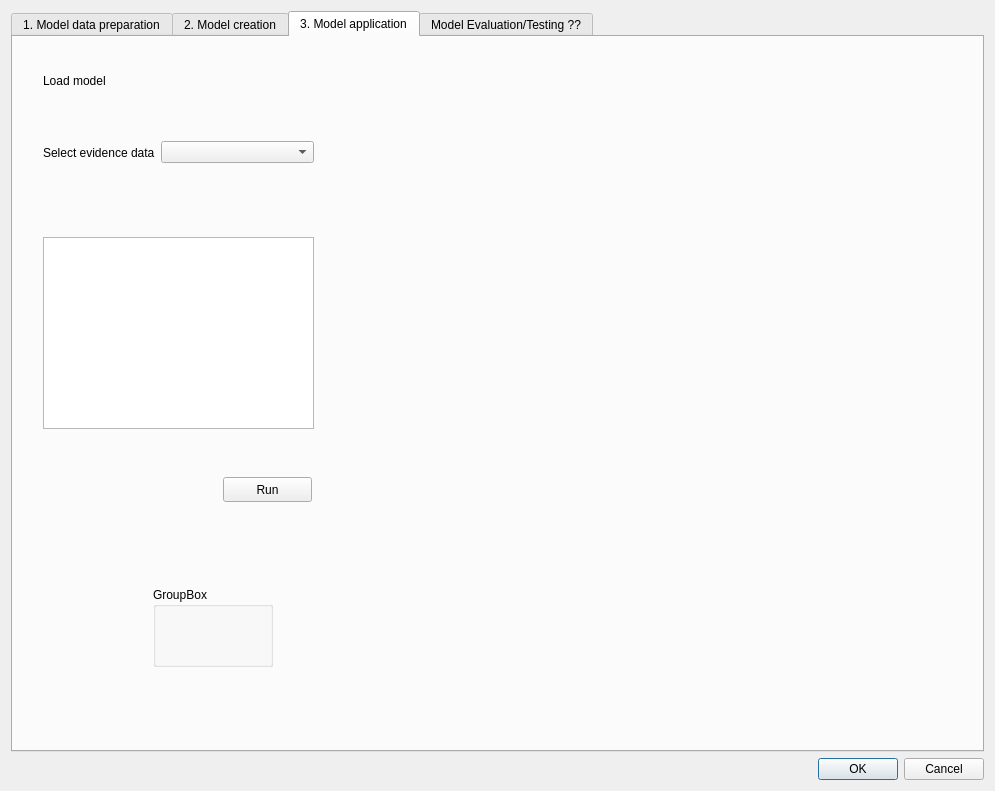
<?xml version="1.0" encoding="UTF-8"?>
<ui version="4.0">
 <class>Dialog</class>
 <widget class="QDialog" name="Dialog">
  <property name="geometry">
   <rect>
    <x>0</x>
    <y>0</y>
    <width>995</width>
    <height>791</height>
   </rect>
  </property>
  <property name="windowTitle">
   <string>Dialog</string>
  </property>
  <layout class="QVBoxLayout" name="verticalLayout">
   <item>
    <widget class="QTabWidget" name="tabWidget">
     <property name="currentIndex">
      <number>2</number>
     </property>
     <widget class="QWidget" name="tab_3">
      <attribute name="title">
       <string>1. Model data preparation</string>
      </attribute>
      <widget class="QLabel" name="label_8">
       <property name="geometry">
        <rect>
         <x>30</x>
         <y>80</y>
         <width>271</width>
         <height>17</height>
        </rect>
       </property>
       <property name="text">
        <string>Optional guidance based on model?</string>
       </property>
      </widget>
      <widget class="QComboBox" name="comboBox_4">
       <property name="geometry">
        <rect>
         <x>30</x>
         <y>30</y>
         <width>289</width>
         <height>25</height>
        </rect>
       </property>
       <item>
        <property name="text">
         <string>Random forest - classifier</string>
        </property>
       </item>
       <item>
        <property name="text">
         <string>Random forest - regressor</string>
        </property>
       </item>
       <item>
        <property name="text">
         <string>Gradient boosting – classifier</string>
        </property>
       </item>
       <item>
        <property name="text">
         <string>Gradient boosting – regressor</string>
        </property>
       </item>
       <item>
        <property name="text">
         <string>Logistic regression (classifier)</string>
        </property>
       </item>
       <item>
        <property name="text">
         <string>Logistic regression</string>
        </property>
       </item>
       <item>
        <property name="text">
         <string>Gradient boosting</string>
        </property>
       </item>
      </widget>
      <widget class="QFrame" name="frame_2">
       <property name="geometry">
        <rect>
         <x>10</x>
         <y>320</y>
         <width>841</width>
         <height>370</height>
        </rect>
       </property>
       <property name="sizePolicy">
        <sizepolicy hsizetype="Preferred" vsizetype="Expanding">
         <horstretch>0</horstretch>
         <verstretch>0</verstretch>
        </sizepolicy>
       </property>
       <property name="frameShape">
        <enum>QFrame::StyledPanel</enum>
       </property>
       <property name="frameShadow">
        <enum>QFrame::Raised</enum>
       </property>
       <widget class="QLabel" name="label_9">
        <property name="geometry">
         <rect>
          <x>310</x>
          <y>20</y>
          <width>181</width>
          <height>17</height>
         </rect>
        </property>
        <property name="text">
         <string>Training data preparation</string>
        </property>
       </widget>
       <widget class="QWidget" name="layoutWidget_5">
        <property name="geometry">
         <rect>
          <x>20</x>
          <y>50</y>
          <width>103</width>
          <height>213</height>
         </rect>
        </property>
        <layout class="QVBoxLayout" name="verticalLayout_13">
         <item>
          <widget class="QPushButton" name="pushButton_3">
           <property name="text">
            <string>Binary</string>
           </property>
          </widget>
         </item>
         <item>
          <widget class="QPushButton" name="pushButton_4">
           <property name="text">
            <string>Linear Scaling</string>
           </property>
          </widget>
         </item>
         <item>
          <widget class="QPushButton" name="pushButton_7">
           <property name="text">
            <string>Clip? Area?</string>
           </property>
          </widget>
         </item>
         <item>
          <widget class="QPushButton" name="pushButton_5">
           <property name="text">
            <string>Logarythmic scaling</string>
           </property>
          </widget>
         </item>
         <item>
          <widget class="QPushButton" name="pushButton_6">
           <property name="text">
            <string>Winsorize</string>
           </property>
          </widget>
         </item>
         <item>
          <widget class="QPushButton" name="pushButton_8">
           <property name="text">
            <string>Z-score norm.</string>
           </property>
          </widget>
         </item>
         <item>
          <widget class="QPushButton" name="pushButton_9">
           <property name="text">
            <string>Sigmoid</string>
           </property>
          </widget>
         </item>
        </layout>
       </widget>
       <widget class="QLabel" name="label_2">
        <property name="geometry">
         <rect>
          <x>20</x>
          <y>20</y>
          <width>151</width>
          <height>17</height>
         </rect>
        </property>
        <property name="text">
         <string>Evidence data transformations</string>
        </property>
       </widget>
       <widget class="Line" name="line_2">
        <property name="geometry">
         <rect>
          <x>270</x>
          <y>10</y>
          <width>20</width>
          <height>351</height>
         </rect>
        </property>
        <property name="orientation">
         <enum>Qt::Vertical</enum>
        </property>
       </widget>
       <widget class="QWidget" name="layoutWidget_6">
        <property name="geometry">
         <rect>
          <x>310</x>
          <y>60</y>
          <width>222</width>
          <height>151</height>
         </rect>
        </property>
        <layout class="QVBoxLayout" name="verticalLayout_14">
         <item>
          <widget class="QPushButton" name="pushButton_12">
           <property name="enabled">
            <bool>false</bool>
           </property>
           <property name="text">
            <string>Balance classes (SMOTETomek)</string>
           </property>
          </widget>
         </item>
         <item>
          <widget class="QPushButton" name="pushButton_13">
           <property name="enabled">
            <bool>false</bool>
           </property>
           <property name="text">
            <string>Generate negatives</string>
           </property>
          </widget>
         </item>
         <item>
          <widget class="QPushButton" name="pushButton_14">
           <property name="enabled">
            <bool>false</bool>
           </property>
           <property name="text">
            <string>Train-test split</string>
           </property>
          </widget>
         </item>
         <item>
          <widget class="QPushButton" name="pushButton_15">
           <property name="enabled">
            <bool>false</bool>
           </property>
           <property name="text">
            <string>Combine datasets</string>
           </property>
          </widget>
         </item>
         <item>
          <widget class="QPushButton" name="pushButton_10">
           <property name="enabled">
            <bool>false</bool>
           </property>
           <property name="text">
            <string>One-hot encode</string>
           </property>
          </widget>
         </item>
        </layout>
       </widget>
       <widget class="QLabel" name="label_15">
        <property name="geometry">
         <rect>
          <x>20</x>
          <y>280</y>
          <width>181</width>
          <height>17</height>
         </rect>
        </property>
        <property name="text">
         <string>Evidence data discretization</string>
        </property>
       </widget>
       <widget class="QPushButton" name="pushButton_11">
        <property name="geometry">
         <rect>
          <x>20</x>
          <y>310</y>
          <width>100</width>
          <height>23</height>
         </rect>
        </property>
        <property name="text">
         <string>Reclassify</string>
        </property>
       </widget>
      </widget>
      <widget class="QLabel" name="label_13">
       <property name="geometry">
        <rect>
         <x>20</x>
         <y>290</y>
         <width>321</width>
         <height>17</height>
        </rect>
       </property>
       <property name="text">
        <string>just an initial sketch here</string>
       </property>
      </widget>
     </widget>
     <widget class="QWidget" name="tab">
      <attribute name="title">
       <string>2. Model creation</string>
      </attribute>
      <layout class="QVBoxLayout" name="verticalLayout_8">
       <item>
        <layout class="QHBoxLayout" name="horizontalLayout_5">
         <item>
          <layout class="QVBoxLayout" name="verticalLayout_7">
           <item>
            <layout class="QVBoxLayout" name="verticalLayout_5">
             <item>
              <widget class="QLabel" name="label_3">
               <property name="sizePolicy">
                <sizepolicy hsizetype="Preferred" vsizetype="Preferred">
                 <horstretch>0</horstretch>
                 <verstretch>0</verstretch>
                </sizepolicy>
               </property>
               <property name="font">
                <font>
                 <weight>75</weight>
                 <bold>true</bold>
                </font>
               </property>
               <property name="text">
                <string>Select evidence data</string>
               </property>
               <property name="alignment">
                <set>Qt::AlignBottom|Qt::AlignLeading|Qt::AlignLeft</set>
               </property>
              </widget>
             </item>
            </layout>
           </item>
           <item>
            <widget class="QListView" name="listView"/>
           </item>
           <item>
            <spacer name="verticalSpacer_2">
             <property name="orientation">
              <enum>Qt::Vertical</enum>
             </property>
             <property name="sizeType">
              <enum>QSizePolicy::Maximum</enum>
             </property>
             <property name="sizeHint" stdset="0">
              <size>
               <width>20</width>
               <height>10</height>
              </size>
             </property>
            </spacer>
           </item>
           <item>
            <layout class="QVBoxLayout" name="verticalLayout_2">
             <item>
              <widget class="QLabel" name="label_5">
               <property name="font">
                <font>
                 <weight>75</weight>
                 <bold>true</bold>
                </font>
               </property>
               <property name="text">
                <string>Model parameters</string>
               </property>
              </widget>
             </item>
             <item>
              <layout class="QFormLayout" name="formLayout_5">
               <item row="0" column="0">
                <widget class="QLabel" name="lossLabel_2">
                 <property name="text">
                  <string>Loss</string>
                 </property>
                </widget>
               </item>
               <item row="0" column="1">
                <widget class="QComboBox" name="lossComboBox_2">
                 <item>
                  <property name="text">
                   <string>log_loss</string>
                  </property>
                 </item>
                 <item>
                  <property name="text">
                   <string>exponential</string>
                  </property>
                 </item>
                </widget>
               </item>
               <item row="1" column="0">
                <widget class="QLabel" name="learningRateLabel_2">
                 <property name="text">
                  <string>Learning rate</string>
                 </property>
                </widget>
               </item>
               <item row="1" column="1">
                <widget class="QgsDoubleSpinBox" name="learningRateQgsDoubleSpinBox_2">
                 <property name="minimum">
                  <double>0.000000000000000</double>
                 </property>
                 <property name="value">
                  <double>0.100000000000000</double>
                 </property>
                </widget>
               </item>
               <item row="2" column="0">
                <widget class="QLabel" name="nEstimatorsLabel_2">
                 <property name="text">
                  <string>N estimators</string>
                 </property>
                </widget>
               </item>
               <item row="2" column="1">
                <widget class="QgsSpinBox" name="nEstimatorsQgsSpinBox_2">
                 <property name="minimum">
                  <number>1</number>
                 </property>
                 <property name="maximum">
                  <number>10000</number>
                 </property>
                 <property name="value">
                  <number>100</number>
                 </property>
                </widget>
               </item>
               <item row="3" column="0">
                <widget class="QLabel" name="maxDepthLabel_2">
                 <property name="text">
                  <string>Max depth</string>
                 </property>
                </widget>
               </item>
               <item row="3" column="1">
                <widget class="QgsSpinBox" name="maxDepthQgsSpinBox_2">
                 <property name="minimum">
                  <number>1</number>
                 </property>
                 <property name="value">
                  <number>3</number>
                 </property>
                </widget>
               </item>
               <item row="4" column="0">
                <widget class="QLabel" name="subsampleLabel_2">
                 <property name="text">
                  <string>Subsample</string>
                 </property>
                </widget>
               </item>
               <item row="4" column="1">
                <widget class="QgsDoubleSpinBox" name="subsampleQgsDoubleSpinBox_2">
                 <property name="minimum">
                  <double>0.010000000000000</double>
                 </property>
                 <property name="maximum">
                  <double>1.000000000000000</double>
                 </property>
                 <property name="value">
                  <double>1.000000000000000</double>
                 </property>
                </widget>
               </item>
              </layout>
             </item>
            </layout>
           </item>
           <item>
            <layout class="QVBoxLayout" name="verticalLayout_9">
             <item>
              <widget class="QLabel" name="label_19">
               <property name="font">
                <font>
                 <weight>75</weight>
                 <bold>true</bold>
                </font>
               </property>
               <property name="text">
                <string>Model save path</string>
               </property>
               <property name="alignment">
                <set>Qt::AlignBottom|Qt::AlignLeading|Qt::AlignLeft</set>
               </property>
              </widget>
             </item>
             <item>
              <widget class="QgsFileWidget" name="mQgsFileWidget_2"/>
             </item>
            </layout>
           </item>
           <item>
            <spacer name="verticalSpacer">
             <property name="orientation">
              <enum>Qt::Vertical</enum>
             </property>
             <property name="sizeType">
              <enum>QSizePolicy::Preferred</enum>
             </property>
             <property name="sizeHint" stdset="0">
              <size>
               <width>20</width>
               <height>10</height>
              </size>
             </property>
            </spacer>
           </item>
           <item>
            <layout class="QVBoxLayout" name="verticalLayout_4">
             <item>
              <widget class="QLabel" name="label_7">
               <property name="font">
                <font>
                 <weight>75</weight>
                 <bold>true</bold>
                </font>
               </property>
               <property name="text">
                <string>Training data</string>
               </property>
              </widget>
             </item>
             <item>
              <layout class="QFormLayout" name="formLayout_7">
               <item row="0" column="0">
                <widget class="QLabel" name="label_10">
                 <property name="text">
                  <string>X (data)</string>
                 </property>
                </widget>
               </item>
               <item row="0" column="1">
                <widget class="QgsMapLayerComboBox" name="mMapLayerComboBox_3"/>
               </item>
               <item row="1" column="0">
                <widget class="QLabel" name="label_4">
                 <property name="text">
                  <string>y (labels)</string>
                 </property>
                </widget>
               </item>
               <item row="1" column="1">
                <widget class="QgsMapLayerComboBox" name="mMapLayerComboBox_4"/>
               </item>
              </layout>
             </item>
            </layout>
           </item>
           <item>
            <layout class="QVBoxLayout" name="verticalLayout_6">
             <item>
              <widget class="QLabel" name="label_6">
               <property name="font">
                <font>
                 <weight>75</weight>
                 <bold>true</bold>
                </font>
               </property>
               <property name="text">
                <string>Test/validation settings</string>
               </property>
              </widget>
             </item>
             <item>
              <layout class="QFormLayout" name="formLayout_6">
               <item row="0" column="0">
                <widget class="QLabel" name="testMethodLabel_5">
                 <property name="text">
                  <string>Test method</string>
                 </property>
                </widget>
               </item>
               <item row="0" column="1">
                <widget class="QComboBox" name="testMethodComboBox_5">
                 <item>
                  <property name="text">
                   <string>Simple split</string>
                  </property>
                 </item>
                 <item>
                  <property name="text">
                   <string>K-fold CV</string>
                  </property>
                 </item>
                 <item>
                  <property name="text">
                   <string>Stratified k-fold CV</string>
                  </property>
                 </item>
                 <item>
                  <property name="text">
                   <string>Leave-one-out CV</string>
                  </property>
                 </item>
                 <item>
                  <property name="text">
                   <string>None</string>
                  </property>
                 </item>
                </widget>
               </item>
               <item row="1" column="0">
                <widget class="QLabel" name="testMethodLabel_6">
                 <property name="text">
                  <string>Metrics</string>
                 </property>
                </widget>
               </item>
               <item row="1" column="1">
                <widget class="QgsCheckableComboBox" name="mComboBox">
                 <property name="checkedItems">
                  <stringlist/>
                 </property>
                 <item>
                  <property name="text">
                   <string>Accuracy</string>
                  </property>
                 </item>
                 <item>
                  <property name="text">
                   <string>Precision</string>
                  </property>
                 </item>
                 <item>
                  <property name="text">
                   <string>Recall</string>
                  </property>
                 </item>
                 <item>
                  <property name="text">
                   <string>F1</string>
                  </property>
                 </item>
                 <item>
                  <property name="text">
                   <string>MAE</string>
                  </property>
                 </item>
                 <item>
                  <property name="text">
                   <string>MSE</string>
                  </property>
                 </item>
                 <item>
                  <property name="text">
                   <string>RMSE</string>
                  </property>
                 </item>
                 <item>
                  <property name="text">
                   <string>R2</string>
                  </property>
                 </item>
                </widget>
               </item>
               <item row="2" column="0">
                <widget class="QLabel" name="simpleSplitSizeLabel_3">
                 <property name="text">
                  <string>Simple split size</string>
                 </property>
                </widget>
               </item>
               <item row="2" column="1">
                <widget class="QDoubleSpinBox" name="doubleSpinBox_3">
                 <property name="minimum">
                  <double>0.010000000000000</double>
                 </property>
                 <property name="maximum">
                  <double>0.990000000000000</double>
                 </property>
                 <property name="value">
                  <double>0.200000000000000</double>
                 </property>
                </widget>
               </item>
               <item row="3" column="0">
                <widget class="QLabel" name="crossValidationFoldsLabel_3">
                 <property name="text">
                  <string>Cross-validation folds</string>
                 </property>
                </widget>
               </item>
               <item row="3" column="1">
                <widget class="QgsSpinBox" name="crossValidationFoldsQgsSpinBox_3">
                 <property name="minimum">
                  <number>2</number>
                 </property>
                 <property name="value">
                  <number>5</number>
                 </property>
                </widget>
               </item>
              </layout>
             </item>
            </layout>
           </item>
           <item>
            <widget class="QPushButton" name="pushButton">
             <property name="text">
              <string>Start training</string>
             </property>
            </widget>
           </item>
          </layout>
         </item>
         <item>
          <widget class="QFrame" name="frame">
           <property name="minimumSize">
            <size>
             <width>600</width>
             <height>0</height>
            </size>
           </property>
           <property name="frameShape">
            <enum>QFrame::StyledPanel</enum>
           </property>
           <property name="frameShadow">
            <enum>QFrame::Raised</enum>
           </property>
           <layout class="QVBoxLayout" name="verticalLayout_10">
            <item>
             <widget class="QTabWidget" name="tabWidget_2">
              <property name="currentIndex">
               <number>0</number>
              </property>
              <widget class="QWidget" name="tab_4">
               <attribute name="title">
                <string>Training log</string>
               </attribute>
               <layout class="QVBoxLayout" name="verticalLayout_11">
                <item>
                 <layout class="QVBoxLayout" name="verticalLayout_3">
                  <item>
                   <widget class="QTextBrowser" name="textBrowser"/>
                  </item>
                  <item>
                   <layout class="QHBoxLayout" name="horizontalLayout_4">
                    <item>
                     <widget class="QLabel" name="label_14">
                      <property name="text">
                       <string>Progress</string>
                      </property>
                     </widget>
                    </item>
                    <item>
                     <widget class="QProgressBar" name="progressBar">
                      <property name="value">
                       <number>24</number>
                      </property>
                     </widget>
                    </item>
                   </layout>
                  </item>
                 </layout>
                </item>
               </layout>
              </widget>
              <widget class="QWidget" name="tab_5">
               <attribute name="title">
                <string>Training results</string>
               </attribute>
               <layout class="QVBoxLayout" name="verticalLayout_12">
                <item>
                 <widget class="QTableWidget" name="tableWidget">
                  <property name="alternatingRowColors">
                   <bool>true</bool>
                  </property>
                  <row>
                   <property name="text">
                    <string>1</string>
                   </property>
                  </row>
                  <row>
                   <property name="text">
                    <string>2</string>
                   </property>
                  </row>
                  <row>
                   <property name="text">
                    <string>3</string>
                   </property>
                  </row>
                  <row>
                   <property name="text">
                    <string>Micro avg</string>
                   </property>
                  </row>
                  <row>
                   <property name="text">
                    <string>Macro avg</string>
                   </property>
                  </row>
                  <row>
                   <property name="text">
                    <string>Weighted avg</string>
                   </property>
                  </row>
                  <column>
                   <property name="text">
                    <string>Precision</string>
                   </property>
                  </column>
                  <column>
                   <property name="text">
                    <string>Recall</string>
                   </property>
                  </column>
                  <column>
                   <property name="text">
                    <string>F1-score</string>
                   </property>
                  </column>
                  <column>
                   <property name="text">
                    <string>Support</string>
                   </property>
                  </column>
                  <item row="0" column="0">
                   <property name="text">
                    <string>0.98</string>
                   </property>
                  </item>
                  <item row="0" column="1">
                   <property name="text">
                    <string>0.99</string>
                   </property>
                  </item>
                  <item row="0" column="2">
                   <property name="text">
                    <string>0.96</string>
                   </property>
                  </item>
                  <item row="0" column="3">
                   <property name="text">
                    <string>100</string>
                   </property>
                  </item>
                  <item row="1" column="0">
                   <property name="text">
                    <string>0.87</string>
                   </property>
                  </item>
                  <item row="1" column="1">
                   <property name="text">
                    <string>0.94</string>
                   </property>
                  </item>
                  <item row="1" column="2">
                   <property name="text">
                    <string>0.89</string>
                   </property>
                  </item>
                  <item row="1" column="3">
                   <property name="text">
                    <string>85</string>
                   </property>
                  </item>
                  <item row="2" column="0">
                   <property name="text">
                    <string>0.87</string>
                   </property>
                  </item>
                  <item row="2" column="1">
                   <property name="text">
                    <string>0.69</string>
                   </property>
                  </item>
                  <item row="2" column="2">
                   <property name="text">
                    <string>0.77</string>
                   </property>
                  </item>
                  <item row="2" column="3">
                   <property name="text">
                    <string>100</string>
                   </property>
                  </item>
                  <item row="3" column="0">
                   <property name="text">
                    <string>0.98</string>
                   </property>
                  </item>
                  <item row="3" column="1">
                   <property name="text">
                    <string>0.43</string>
                   </property>
                  </item>
                  <item row="3" column="2">
                   <property name="text">
                    <string>0.98</string>
                   </property>
                  </item>
                  <item row="3" column="3">
                   <property name="text">
                    <string>100</string>
                   </property>
                  </item>
                  <item row="4" column="0">
                   <property name="text">
                    <string>0.44</string>
                   </property>
                  </item>
                  <item row="4" column="1">
                   <property name="text">
                    <string>0.66</string>
                   </property>
                  </item>
                  <item row="4" column="2">
                   <property name="text">
                    <string>0.54</string>
                   </property>
                  </item>
                  <item row="4" column="3">
                   <property name="text">
                    <string>40</string>
                   </property>
                  </item>
                  <item row="5" column="0">
                   <property name="text">
                    <string>0.70</string>
                   </property>
                  </item>
                  <item row="5" column="1">
                   <property name="text">
                    <string>0.77</string>
                   </property>
                  </item>
                  <item row="5" column="2">
                   <property name="text">
                    <string>0.76</string>
                   </property>
                  </item>
                  <item row="5" column="3">
                   <property name="text">
                    <string>10</string>
                   </property>
                  </item>
                 </widget>
                </item>
                <item>
                 <widget class="QLabel" name="label">
                  <property name="minimumSize">
                   <size>
                    <width>0</width>
                    <height>400</height>
                   </size>
                  </property>
                  <property name="text">
                   <string>Plot(s) placeholder</string>
                  </property>
                  <property name="alignment">
                   <set>Qt::AlignCenter</set>
                  </property>
                 </widget>
                </item>
               </layout>
              </widget>
             </widget>
            </item>
           </layout>
          </widget>
         </item>
        </layout>
       </item>
       <item>
        <widget class="Line" name="line">
         <property name="orientation">
          <enum>Qt::Horizontal</enum>
         </property>
        </widget>
       </item>
      </layout>
     </widget>
     <widget class="QWidget" name="tab_2">
      <attribute name="title">
       <string>3. Model application</string>
      </attribute>
      <widget class="QWidget" name="layoutWidget">
       <property name="geometry">
        <rect>
         <x>30</x>
         <y>30</y>
         <width>271</width>
         <height>27</height>
        </rect>
       </property>
       <layout class="QHBoxLayout" name="horizontalLayout_2">
        <item>
         <widget class="QLabel" name="label_11">
          <property name="text">
           <string>Load model</string>
          </property>
         </widget>
        </item>
        <item>
         <widget class="QgsFileWidget" name="mQgsFileWidget"/>
        </item>
       </layout>
      </widget>
      <widget class="QWidget" name="layoutWidget">
       <property name="geometry">
        <rect>
         <x>30</x>
         <y>90</y>
         <width>271</width>
         <height>51</height>
        </rect>
       </property>
       <layout class="QHBoxLayout" name="horizontalLayout_3">
        <item>
         <widget class="QLabel" name="label_12">
          <property name="sizePolicy">
           <sizepolicy hsizetype="Maximum" vsizetype="Preferred">
            <horstretch>0</horstretch>
            <verstretch>0</verstretch>
           </sizepolicy>
          </property>
          <property name="text">
           <string>Select evidence data</string>
          </property>
         </widget>
        </item>
        <item>
         <widget class="QgsMapLayerComboBox" name="mMapLayerComboBox_5"/>
        </item>
       </layout>
      </widget>
      <widget class="QPushButton" name="pushButton_2">
       <property name="geometry">
        <rect>
         <x>210</x>
         <y>440</y>
         <width>89</width>
         <height>25</height>
        </rect>
       </property>
       <property name="text">
        <string>Run</string>
       </property>
      </widget>
      <widget class="QListView" name="listView_2">
       <property name="geometry">
        <rect>
         <x>30</x>
         <y>200</y>
         <width>271</width>
         <height>192</height>
        </rect>
       </property>
      </widget>
      <widget class="QGroupBox" name="groupBox">
       <property name="geometry">
        <rect>
         <x>140</x>
         <y>550</y>
         <width>120</width>
         <height>80</height>
        </rect>
       </property>
       <property name="title">
        <string>GroupBox</string>
       </property>
      </widget>
     </widget>
     <widget class="QWidget" name="tab_8">
      <attribute name="title">
       <string>Model Evaluation/Testing ??</string>
      </attribute>
     </widget>
    </widget>
   </item>
   <item>
    <widget class="QDialogButtonBox" name="buttonBox">
     <property name="orientation">
      <enum>Qt::Horizontal</enum>
     </property>
     <property name="standardButtons">
      <set>QDialogButtonBox::Cancel|QDialogButtonBox::Ok</set>
     </property>
    </widget>
   </item>
  </layout>
 </widget>
 <customwidgets>
  <customwidget>
   <class>QgsCheckableComboBox</class>
   <extends>QComboBox</extends>
   <header>qgscheckablecombobox.h</header>
  </customwidget>
  <customwidget>
   <class>QgsDoubleSpinBox</class>
   <extends>QDoubleSpinBox</extends>
   <header>qgsdoublespinbox.h</header>
  </customwidget>
  <customwidget>
   <class>QgsFileWidget</class>
   <extends>QWidget</extends>
   <header>qgsfilewidget.h</header>
  </customwidget>
  <customwidget>
   <class>QgsMapLayerComboBox</class>
   <extends>QComboBox</extends>
   <header>qgsmaplayercombobox.h</header>
  </customwidget>
  <customwidget>
   <class>QgsSpinBox</class>
   <extends>QSpinBox</extends>
   <header>qgsspinbox.h</header>
  </customwidget>
 </customwidgets>
 <resources/>
 <connections>
  <connection>
   <sender>buttonBox</sender>
   <signal>accepted()</signal>
   <receiver>Dialog</receiver>
   <slot>accept()</slot>
   <hints>
    <hint type="sourcelabel">
     <x>248</x>
     <y>254</y>
    </hint>
    <hint type="destinationlabel">
     <x>157</x>
     <y>274</y>
    </hint>
   </hints>
  </connection>
  <connection>
   <sender>buttonBox</sender>
   <signal>rejected()</signal>
   <receiver>Dialog</receiver>
   <slot>reject()</slot>
   <hints>
    <hint type="sourcelabel">
     <x>316</x>
     <y>260</y>
    </hint>
    <hint type="destinationlabel">
     <x>286</x>
     <y>274</y>
    </hint>
   </hints>
  </connection>
 </connections>
</ui>
